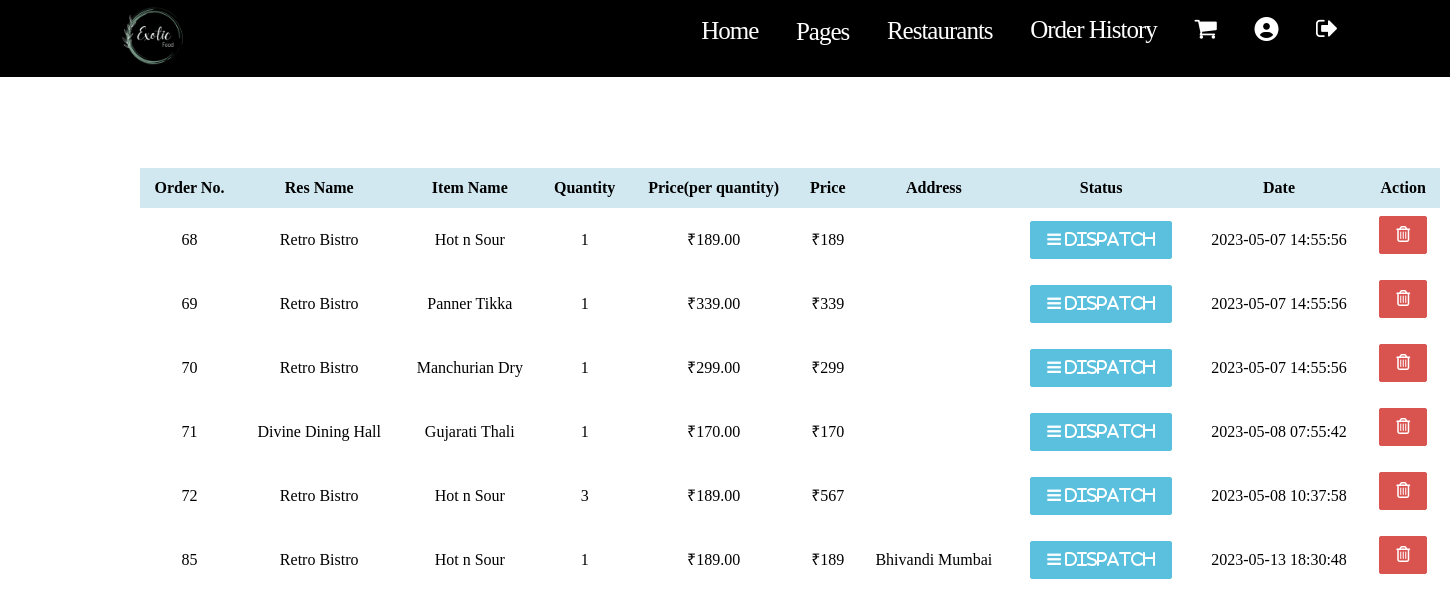
The app's page /your_orders.php (signed in) with its own data.
### tables this page shows
CREATE TABLE `users_orders` (
  `o_id` int(222) NOT NULL,
  `u_id` int(222) NOT NULL,
  `title` varchar(222) NOT NULL,
  `quantity` int(222) NOT NULL,
  `price` decimal(10,2) NOT NULL,
  `status` varchar(222) DEFAULT NULL,
  `date` timestamp NOT NULL DEFAULT current_timestamp() ON UPDATE current_timestamp(),
  `rs_id` int(11) DEFAULT NULL,
  `address` text NOT NULL
);

CREATE TABLE `restaurant` (
  `rs_id` int(222) NOT NULL,
  `c_id` int(222) NOT NULL,
  `title` varchar(222) NOT NULL,
  `email` varchar(222) NOT NULL,
  `phone` varchar(222) NOT NULL,
  `url` varchar(222) NOT NULL,
  `o_hr` varchar(222) NOT NULL,
  `c_hr` varchar(222) NOT NULL,
  `o_days` varchar(222) NOT NULL,
  `address` text NOT NULL,
  `image` text NOT NULL,
  `date` timestamp NOT NULL DEFAULT current_timestamp() ON UPDATE current_timestamp(),
  `pass` varchar(100) DEFAULT NULL
);

### your_orders.php (the view, shortened to what this page needs)
<!DOCTYPE html>
<html lang="en">
	<head>
	</head>
<?php
include("connection/connect.php");
if(empty($_SESSION['user_id']))
{
	header('location:login.php');
}
else
{
?>
<head>
    <link href="css/bootstrap.min.css" rel="stylesheet">
    <link href="css/font-awesome.min.css" rel="stylesheet">
    <link href="css/animsition.min.css" rel="stylesheet">
    <link href="css/animate.css" rel="stylesheet">
    <link href="css/style.css" rel="stylesheet">
	</head>
<body>
        <header id="header" class="header-scroll top-header headrom">
  <body>
            <nav class="navbar navbar-dark">
                <div class="container">
                    <a class="navbar-brand" href="index.php"> <img class="img-rounded" src="images/food-logo.png" alt=""> </a>
                    <div class="collapse navbar-toggleable-md  float-lg-right" id="mainNavbarCollapse">
                        <ul class="nav navbar-nav">
                            <li class="nav-item"> <a class="nav-link active" href="index.php">Home <span class="sr-only">(current)</span></a> </li>
                            <li class="nav-item" style="margin-top:1px;">
                            <div class="dropdown">
                            <button class="nav-link " style=" background:#000000; border:none; color:#fff; margin: top -25px;">Pages</button>
                            </div>
                        </li>
                            <li class="nav-item"> <a class="nav-link active" href="restaurants.php">Restaurants <span class="sr-only"></span></a> </li>
							<?php
						if(empty($_SESSION["user_id"]))
                        {
                            echo '<li class="nav-item"><a href="login.php" class="nav-link active">Login</a> </li>&nbsp;&nbsp;';
                          echo '<li class="nav-item"><a href="registration.php" class="nav-link active">Signup</a> </li>';
                          echo '<li class = "nav-item"><a href="cart.php" class="fafa"><i class="fa fa-shopping-cart" style=" font-size:24px; color:#ffffff"></i></a> </li>
                                <li class = "nav-item"><a class="fafa"><i class="fas fa-user-circle" style=" font-size:24px; color:#ffffff"></i></a> </li>';
                        }
                    else
                        {
                            echo  '
                            <li class="nav-item" style="margin-top:-1px;">
                                        <div class="dropdown">
                                        <button class="nav-link " style=" background:#000000; color:#ffffff; border:none; ">Order History</button>
                                            <div class="dropdown-content">
                                            <a href="your_orders.php">Orders</a>
                                            <a href="your_adv_orders.php">Advance Orders</a>
                                            </div>
                                        </div>
                                    </li> ';
                            echo '<li class = "nav-item"><a href="cart.php" class="fafa"><i  class="fa fa-shopping-cart" style=" font-size:24px; color:#ffffff"></i></a> </li>
                            <li class = "nav-item"><a href="profile.php" class="fafa"><i  class="fas fa-user-circle" style=" font-size:24px; color:#ffffff"></i></a> </li>';
                            echo '<li class = "nav-item"><a href="logout.php" class="fafa"><i class="fa fa-sign-out" style=" color:#ffffff;font-size:24px; "></i></a> </li>';
                        }
						?>
                        </ul>
                    </div>
                </div>
            </nav>
        </header>
        <br><br><br><br><br><br><br>
			  <table border = "0.5"style="color:#000000;margin-left: 140px; text-align:center; width:1300px">
  <thead>
    <tr>
      <th style="text-align:center; background :rgb(210,232,241); Color:#000000;">Order No.</th>
      <th style="text-align:center; background :rgb(210,232,241); Color:#000000;">Res Name</th>
      <th style="text-align:center; background :rgb(210,232,241); Color:#000000;">Item Name</th>
      <th style="text-align:center;background :rgb(210,232,241); Color:#000000;">Quantity</th>
      <th style="text-align:center;background :rgb(210,232,241); Color:#000000;">Price(per quantity)</th>
      <th style="text-align:center; background :rgb(210,232,241); Color:#000000;">Price</th>
      <th style="text-align:center; background :rgb(210,232,241); Color:#000000;">Address</th>
      <th style="text-align:center; background :rgb(210,232,241); Color:#000000;">Status</th>
      <th style="text-align:center; background :rgb(210,232,241); Color:#000000;">Date</th>
      <th style="text-align:center; background :rgb(210,232,241); Color:#000000;">Action</th>
    </tr>
  </thead>
  <tbody>
    <?php
    $query_res = mysqli_query($db, "SELECT o.*, r.title AS restaurant_name FROM users_orders o INNER JOIN restaurant r ON o.rs_id = r.rs_id WHERE o.u_id='" . $_SESSION['user_id'] . "'");
    if (!mysqli_num_rows($query_res) > 0) {
      echo '<tr><td colspan="8" style="color:#000000"><center>You have no orders placed yet.</center></td></tr>';
    } else {
      while ($row = mysqli_fetch_array($query_res)) {
    ?>
      <tr style="color:#000000;">
        <td><?php echo $row['o_id']; ?></td>
        <td><?php echo $row['restaurant_name']; ?></td>
        <td><?php echo $row['title']; ?></td>
        <td><?php echo $row['quantity']; ?></td>
        <td>₹<?php echo $row['price']; ?></td>
        <td data-column="price">₹<?php echo $row['price'] * $row['quantity'];?></td>
        <td><?php echo $row['address']; ?></td>
        <td>
          <?php
            $status = $row['status'];
            if ($status == "" or $status == "NULL") {
          ?>
              <button type="button" class="btn btn-info" style="font-weight:bold;"><span class="fa fa-bars"  aria-hidden="true" > Dispatch</button>
          <?php
            }
          ?>
        </td>
        <td><?php echo $row['date']; ?></td>
        <td>
          <a href="delete_orders.php?order_del=<?php echo $row['o_id'];?>" onclick="return confirm('Are you sure you want to cancel your order?');" class="btn btn-danger btn-flat btn-addon btn-xs m-b-10"><i class="fa fa-trash-o" style="font-size:16px"></i></a>
        </td>
      </tr>
    <?php
      }
    }
    ?>
  </tbody>
</table>
</body>
</html>
<?php
}
?>

### css/style.css (style rules this page uses)
body { background: rgba(255, 255, 255, 0.68); font-size: 16px; color: #ffffff; font-weight: 400; overflow-x: hidden; }
ul { list-style-type: none; padding: 0; }
.container { max-width: 1270px; width: 94%; }
.form-control-lg, .dropdown-menu, .btn, .btn-group-lg>.btn, .btn-lg, .img-rounded { border-radius: 2px }
.btn { transition: all .4s; }
.m-b-10 { margin-bottom: 10px; }
#header { position: fixed; width: 100%; border: 0; z-index: 99; }
.navbar { padding: .95rem 1rem; border-radius: 0; }
.navbar-nav .nav-item { padding-left: 10px; }

### your_orders.php (style rules this page uses)
.dropdown { position: relative; display: inline-block; }
.navbar { padding: 0.95rem 1rem; border-radius: 0; background-color: black; }
*, *:before, *:after { padding: 0px; margin: 0px; box-sizing: border-box ; }
body { background-color: #121317; }
.nav-link { height: 40px; width: auto; min-width: 5px; display: flex; justify-content: space-around; margin: 5px; margin-right: 5pt; margin-top : -10px; padding: -40px; }
.nav-link { position: relative; text-decoration: double; color: #ffffff; font-family:cursive; font-size: 25px; letter-spacing: -1px; justify-items: left; }
.nav-link:before, .nav-link:after { content: ""; position: absolute; height: 4px; width: 0px; background-color: #18f08b; transition: 1s; margin: auto; }
.nav-link:after { left:0; bottom: -10px; }
.nav-link:before { right: 0; top: 5px; }
.fafa { height: 40px; width: auto; min-width: 5px; display: flex; justify-content: space-around; margin: 5px; margin-right: 5pt; margin-top : 2px; padding: -40px; position: relative; color: #ffffff; }
table { width: 100%; color: #000000; text-align: center; margin-left: 40px; font-family:cursive; }
th, td { padding: 8px; font-family:cursive; }
th { background-color: #f2f2f2; font-family:cursive; }
.img-rounded { height: 100px; width: 100px; margin-top: -35px; margin-bottom: -35px; }

### records on screen
users_orders: o_id "68", rs.title "Retro Bistro", title "Hot n Sour", quantity "1", price "189.00", $row['price'] * $row['quantity'] "189", date "2023-05-07 14:55:56"
users_orders: o_id "69", rs.title "Retro Bistro", title "Panner Tikka", quantity "1", price "339.00", $row['price'] * $row['quantity'] "339", date "2023-05-07 14:55:56"
users_orders: o_id "70", rs.title "Retro Bistro", title "Manchurian Dry", quantity "1", price "299.00", $row['price'] * $row['quantity'] "299", date "2023-05-07 14:55:56"
users_orders: o_id "71", rs.title "Divine Dining Hall", title "Gujarati Thali", quantity "1", price "170.00", $row['price'] * $row['quantity'] "170", date "2023-05-08 07:55:42"
users_orders: o_id "72", rs.title "Retro Bistro", title "Hot n Sour", quantity "3", price "189.00", $row['price'] * $row['quantity'] "567", date "2023-05-08 10:37:58"
users_orders: o_id "85", rs.title "Retro Bistro", title "Hot n Sour", quantity "1", price "189.00", $row['price'] * $row['quantity'] "189", address "Bhivandi Mumbai", date "2023-05-13 18:30:48"
